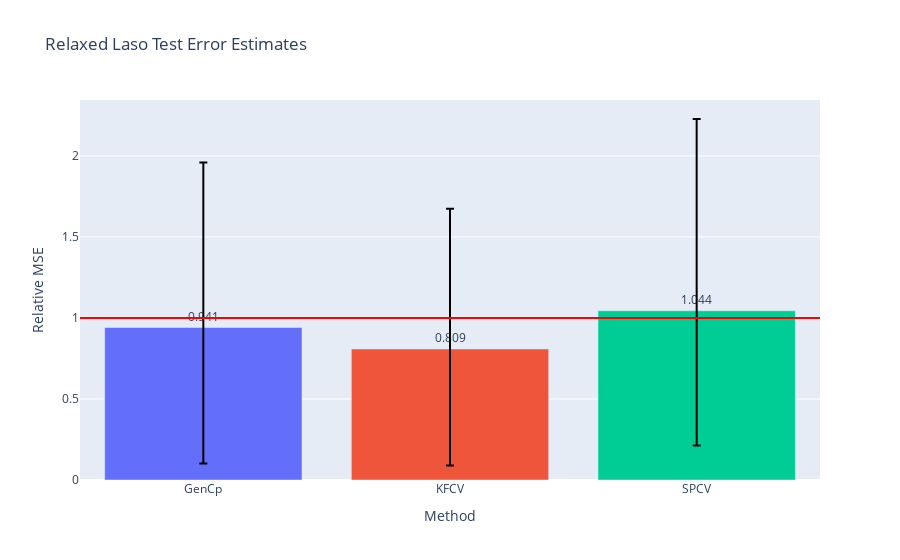

The cell this chart's notebook holds for it:
### Code cell
fig = go.Figure()
fig.add_trace(go.Bar(
    name='Control',
    x=['GenCp', 'KFCV', 'SPCV'], y=(df/risk).mean(),
    marker_color=px.colors.qualitative.Plotly,
    text=np.around((df/risk).mean(),3),
    textposition='outside',
    error_y=dict(
        type='data',
        color='black',
        symmetric=False,
        array=(df/risk).quantile(.75),
        arrayminus=(df/risk).quantile(.25))
))
# fig.add_trace(go.Bar(
#     name='Experimental',
#     x=['GenCp', 'KFCV', 'SPCV'], y=(df/risk).mean(),
#     error_y=dict(type='data', array=[1, 2])
# ))
# fig.update_layout(barmode='group')
fig.add_hline(y=1., line_color='red')
fig.update_layout(
    title="Relaxed Laso Test Error Estimates",
    xaxis_title="Method",
    yaxis_title="Relative MSE",
#     legend_title="Legend Title",
#     font=dict(
#         family="Courier New, monospace",
#         size=18,
#         color="RebeccaPurple"
#     )
)
# ticktext= []
# for i in np.arange()
# fig.update_layout(
#     yaxis = dict(
#         tickmode = 'linear',
#         tick0 = 0.,
#         dtick = 1.,
# #         ticktext = ticktext,
#     )
# )
fig.show()

### Figure 1 — Plotly figure (JSON) as saved in the notebook; plotly's stock layout.template omitted (floating-point values rounded to 4 significant figures)
{"data": [{"error_y": {"array": [1.019, 0.8654, 1.183], "arrayminus": [0.84, 0.719, 0.8315], "color": "black", "symmetric": false, "type": "data"}, "marker": {"color": ["#636EFA", "#EF553B", "#00CC96", "#AB63FA", "#FFA15A", "#19D3F3", "#FF6692", "#B6E880", "#FF97FF", "#FECB52"]}, "name": "Control", "text": [0.941, 0.809, 1.044], "textposition": "outside", "type": "bar", "x": ["GenCp", "KFCV", "SPCV"], "y": [0.9411, 0.8086, 1.044]}], "layout": {"shapes": [{"line": {"color": "red"}, "type": "line", "x0": 0, "x1": 1, "xref": "x domain", "y0": 1, "y1": 1, "yref": "y"}], "title": {"text": "Relaxed Laso Test Error Estimates"}, "xaxis": {"title": {"text": "Method"}}, "yaxis": {"title": {"text": "Relative MSE"}}}}
